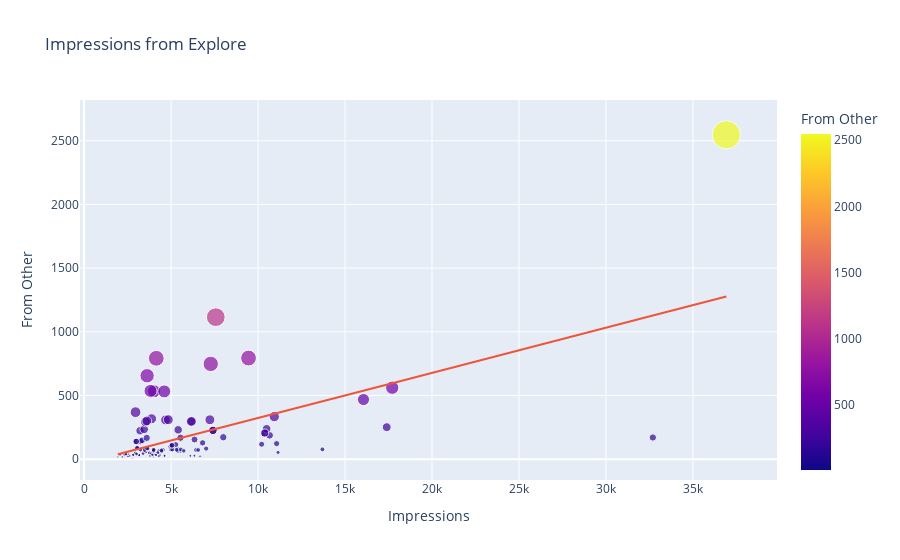

Notebook source saved alongside this figure:
### Code cell
px.scatter(df, x='Impressions', y='From Other', size = 'From Other', color = 'From Other', title='Impressions from Explore', trendline="ols")
